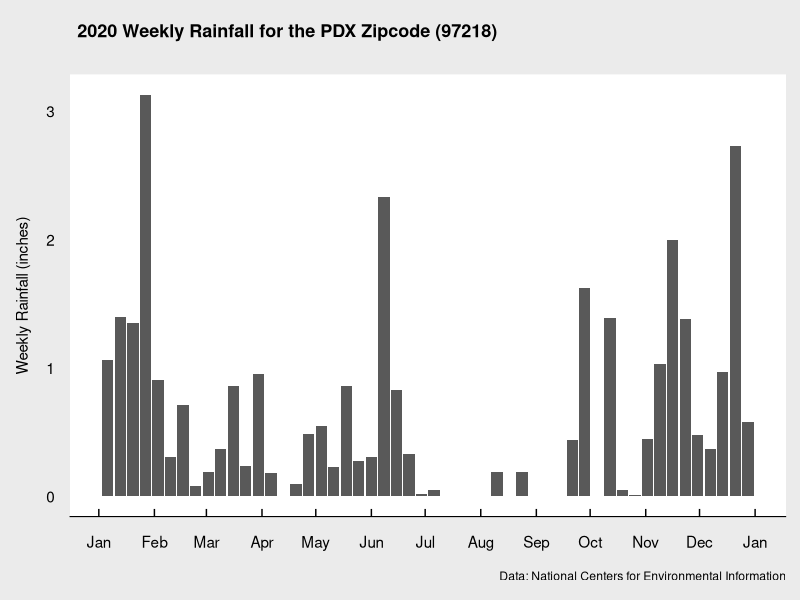
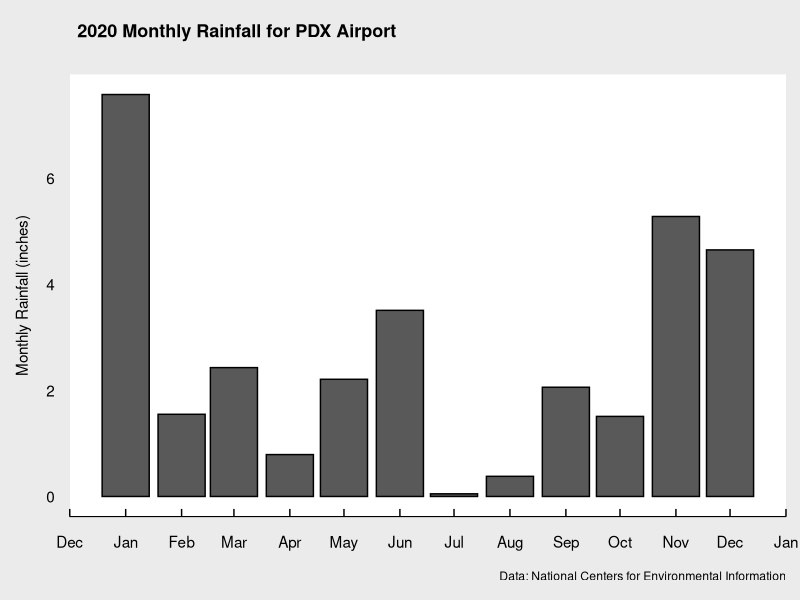
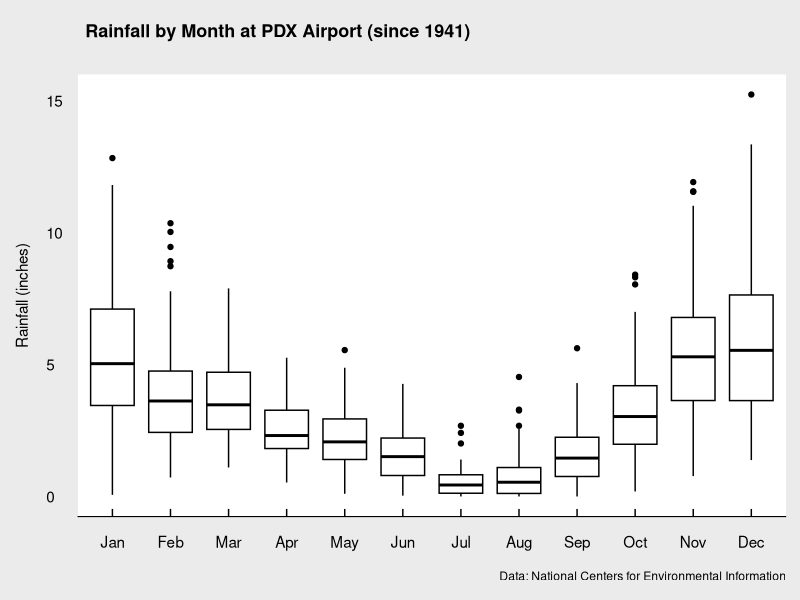
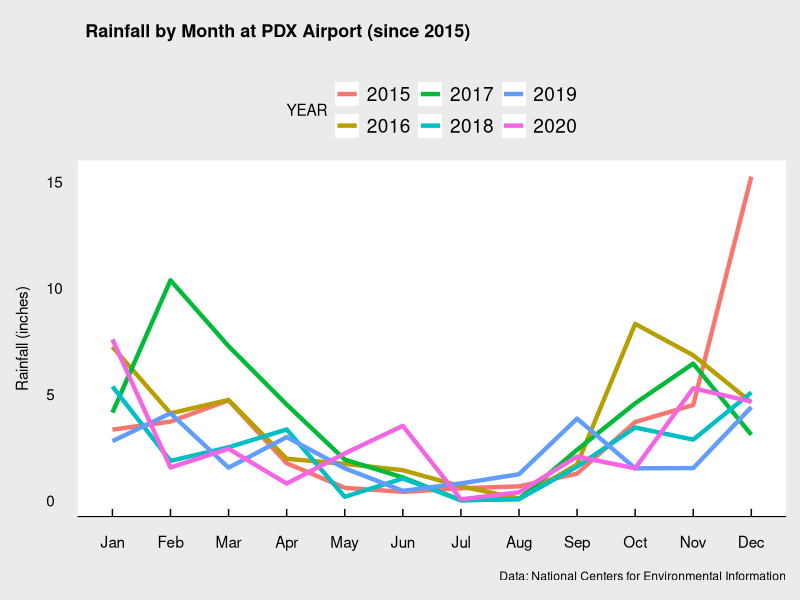
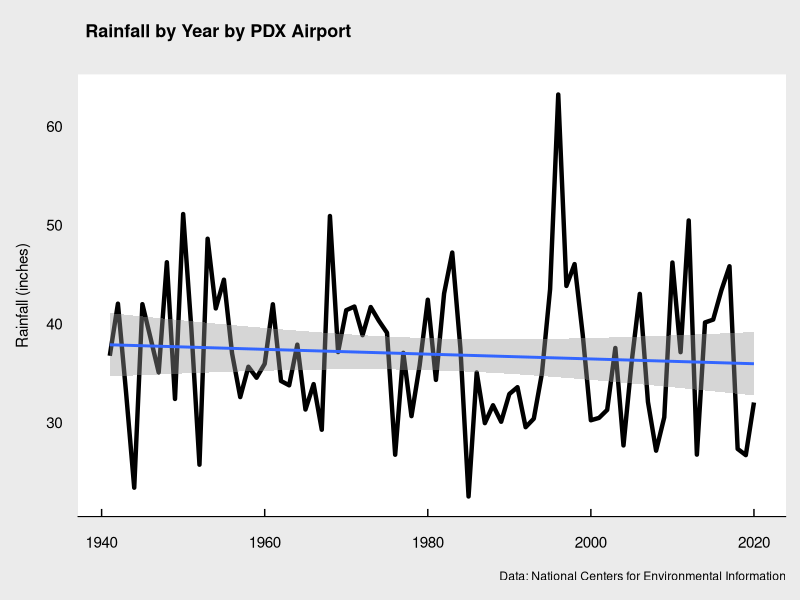
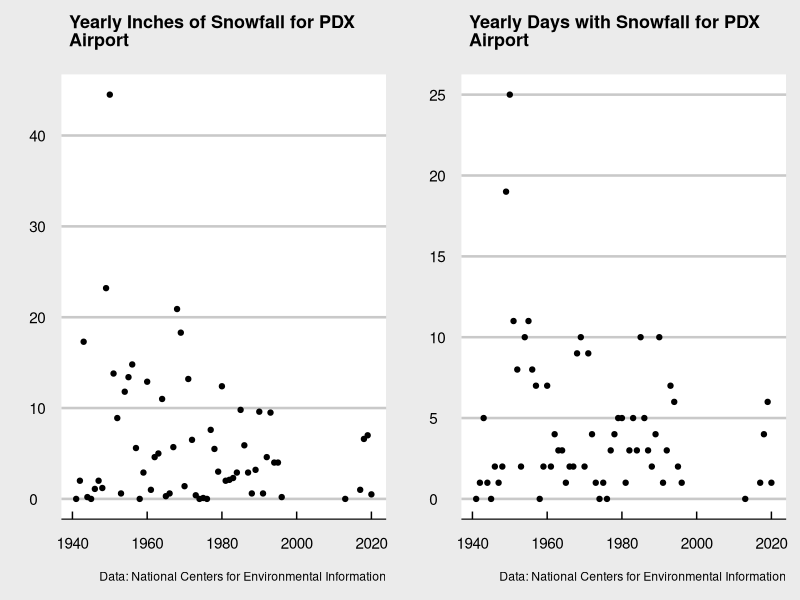
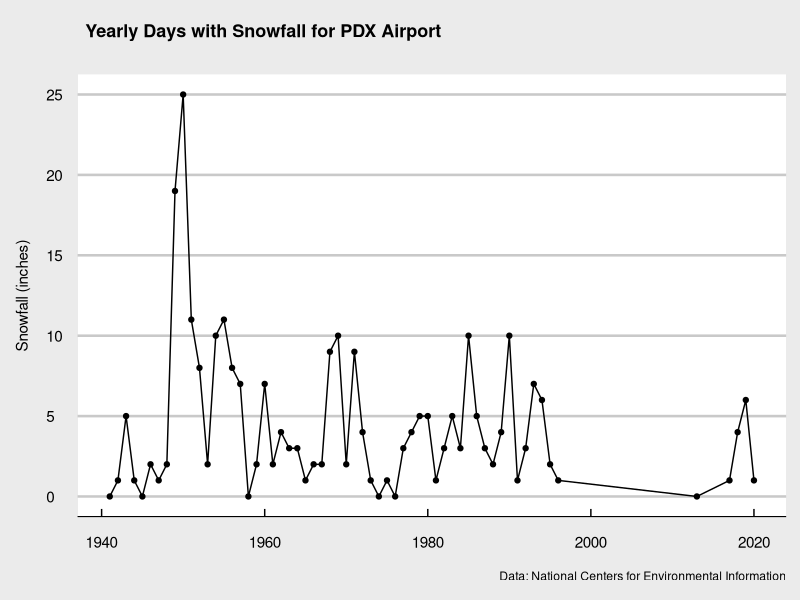

These charts were generated, in order, by the following R code:
## ---- chunk 1
library(cowplot)   # arranging multiple plots in one space
library(ggtext)    # element_textbox_simple
library(ggthemes)  # border around plots
library(formattable) # percent format, maybe use for tables later
library(kableExtra) # printing tables to PDF
library(lubridate) # year, month, yday
library(tidyverse) # read_csv and pipes

# GET DATA from https://www.climate.gov/maps-data/dataset/past-weather-zip-code-data-table
# for zipcode 97218 (includes PDX airport), 1941 - 2020 data available
csv_data <- read_csv('precipitation_data.csv') 
 # PRCP = precipitation
 # SNOW = snowfall
 # SNWD = snow depth

# Rain Data

# extract year, month, day from the date
rain_weekly_2020 <- csv_data %>%
  mutate(YEAR = year(DATE),WEEK=ifelse(week(DATE)==53,52,week(DATE))) %>% # in some years, such as 2019, the 53rd week causes issues, in order to plot the graph with "months" on the axis, I append 53 to 52
  filter(YEAR == '2020' & PRCP > 0) %>%
  select(YEAR,WEEK,PRCP)%>%
  group_by(YEAR,WEEK) %>%
  summarise(RAINFALL = sum(PRCP)) %>%
  mutate(RAIN_DATE = as.Date(paste(YEAR,WEEK,1),"%Y%U %u"))

rain_monthly_2020 <- csv_data %>%
  mutate(MONTH = floor_date(DATE, unit = 'month')) %>%
  filter(PRCP > 0 & year(DATE) == '2020') %>%
  select(MONTH,PRCP,SNOW,SNWD) %>%
  group_by(MONTH) %>%
  summarise(RAINFALL = sum(PRCP)) 

rain_monthly <- csv_data %>%
  filter(is.na(PRCP) == FALSE) %>%
  mutate(YEAR = year(DATE), MONTH = month(DATE)
         ,MONTH_ABB = month.abb[MONTH]) %>%
  select(YEAR,MONTH,MONTH_ABB,RAINFALL=PRCP) %>%
  group_by(YEAR,MONTH,MONTH_ABB) %>%
  summarise(sum(RAINFALL))

rain_yearly <- csv_data %>%
  filter(is.na(PRCP) == FALSE) %>%
  mutate(YEAR = year(DATE)) %>%
  select(YEAR,RAINFALL=PRCP) %>%
  group_by(YEAR) %>%
  summarise(sum(RAINFALL))
  
rain_daily_2020 <- csv_data %>%
  mutate(MONTH = floor_date(DATE, unit = 'month')) %>%
  filter(year(DATE) == '2020') %>%
  select(DATE,MONTH,RAINFALL=PRCP) 

# Snow Data
snowfall <- csv_data %>%
  filter(is.na(SNOW) == FALSE) %>%
  mutate(MONTH = floor_date(DATE, unit = 'month')
         ,YEAR = year(DATE)) %>%
  select(DATE,MONTH,YEAR,SNOW)

snow_inches_per_year <- snowfall %>%
  select(YEAR,SNOW) %>%
  group_by(YEAR) %>%
  tally(sum(SNOW))

snow_days_per_year <- snowfall %>%
  select(YEAR,SNOW) %>%
  group_by(YEAR) %>%
  tally(SNOW > 0)

# snowdepth <- csv_data %>%
#   mutate(MONTH = floor_date(DATE, unit = 'month')
#          ,YEAR = year(DATE)) %>%
#   select(DATE,MONTH,YEAR,SNWD)

# snowdepth_days_per_year <- snowdepth %>%
#   select(YEAR,SNWD) %>%
#   group_by(YEAR) %>%
#   tally(SNWD > 0)
## ---- chunk 2
ggplot() +
  geom_col(data=rain_weekly_2020,mapping = aes(x=RAIN_DATE, y=RAINFALL))+
  scale_x_date(date_labels = "%b", breaks = "month") +
  theme_economist_white() + #theme_minimal() +
  theme( plot.title.position = "panel"
          ,plot.title = element_textbox_simple(
            size = 13,
            lineheight = 1,
            padding = margin(5.5, 5.5, 5.5, 5.5),
            margin = margin(0, 0, 5.5, 0))
         ,panel.grid.major = element_blank()
         ,panel.grid.minor = element_blank()
         #,plot.margin = margin(5,5,5,5)
         ) +
   ggtitle("<b>2020 Weekly Rainfall for the PDX Zipcode (97218)</b>   <br><span style = 'font-size:14pt'>") +
  labs(caption = "Data: National Centers for Environmental Information") +
  xlab('') +
  ylab('Weekly Rainfall (inches)\n')
## ---- chunk 3
ggplot() +
  geom_col(data=rain_monthly_2020, mapping = aes(x=MONTH, y=RAINFALL)
           ,color='black') +
  scale_x_date(date_labels = "%b", breaks = "month") +
  theme_economist_white() + #theme_minimal() +
  theme( plot.title.position = "panel"
         ,plot.title = element_textbox_simple(
           size = 13,
           lineheight = 1,
           padding = margin(5.5, 5.5, 5.5, 5.5),
           margin = margin(0, 0, 5.5, 0))
         ,panel.grid.major = element_blank()
         ,panel.grid.minor = element_blank()
         #,plot.margin = margin(5,5,5,10)
         ,legend.title = element_blank()
         ) +
   ggtitle("<b>2020 Monthly Rainfall for PDX Airport</b>   <br><span style = 'font-size:14pt'>") +
  labs(caption = "Data: National Centers for Environmental Information") +
  xlab('') +
  ylab('Monthly Rainfall (inches)\n')
## ---- chunk 4
ggplot() +
  geom_boxplot(data=rain_monthly
               , mapping = aes(x=reorder(MONTH_ABB,MONTH), y=`sum(RAINFALL)`, group=MONTH_ABB)
               , color='black') +
  #scale_x_date(date_labels = "%b", breaks = "month") +
  theme_economist_white() + #theme_minimal() +
  theme( plot.title.position = "panel"
         ,plot.title = element_textbox_simple(
           size = 13,
           lineheight = 1,
           padding = margin(5.5, 5.5, 5.5, 5.5),
           margin = margin(0, 0, 5.5, 0))
         ,panel.grid.major = element_blank()
         ,panel.grid.minor = element_blank()
         #,plot.margin = margin(5,5,5,10)
         ,legend.title = element_blank()
         ) +
  ggtitle("<b>Rainfall by Month at PDX Airport (since 1941) </b>   <br><span style = 'font-size:14pt'>"
  ) +
  labs(caption = "Data: National Centers for Environmental Information") +
  xlab('') +
  ylab('Rainfall (inches)\n') 
## ---- chunk 5
ggplot() +
  geom_line(rain_monthly %>% filter(YEAR >= 2015) %>% mutate(YEAR = as.character(YEAR))
            , mapping = aes(x=reorder(MONTH_ABB,MONTH),y=`sum(RAINFALL)`
                            , group = YEAR, color = YEAR), size = 1.5) +
  theme_economist_white() + 
  theme( plot.title.position = "panel"
         ,plot.title = element_textbox_simple(
           size = 13,
           lineheight = 1,
           padding = margin(5.5, 5.5, 5.5, 5.5),
           margin = margin(0, 0, 5.5, 0))
         ,panel.grid.major = element_blank()
         ,panel.grid.minor = element_blank()
         #,plot.margin = margin(5,5,5,10)
         #,legend.title = element_blank()
         ) +
  ggtitle("<b>Rainfall by Month at PDX Airport (since 2015) </b>   <br><span style = 'font-size:14pt'>"
  ) +
  labs(caption = "Data: National Centers for Environmental Information") +
  xlab('') +
  ylab('Rainfall (inches)\n') 
## ---- chunk 6
ggplot(rain_yearly 
            , mapping = aes(x=YEAR,y=`sum(RAINFALL)`)) +
  geom_line(size = 1.5) +
  geom_smooth(method = "lm") +
  theme_economist_white() + 
  theme( plot.title.position = "panel"
         ,plot.title = element_textbox_simple(
           size = 13,
           lineheight = 1,
           padding = margin(5.5, 5.5, 5.5, 5.5),
           margin = margin(0, 0, 5.5, 0))
         ,panel.grid.major = element_blank()
         ,panel.grid.minor = element_blank()
         #,plot.margin = margin(5,5,5,10)
         #,legend.title = element_blank()
         ) +
  ggtitle("<b>Rainfall by Year by PDX Airport</b>   <br><span style = 'font-size:14pt'>"
  ) +
  labs(caption = "Data: National Centers for Environmental Information") +
  xlab('') +
  ylab('Rainfall (inches)\n')
## ---- chunk 7
plot_snow_inches <- ggplot() +
  geom_point(data=snow_inches_per_year, mapping = aes(x=YEAR, y=n),color='black') +
  theme_economist_white() + 
  theme( plot.title.position = "panel"
         ,plot.title = element_textbox_simple(
           size = 13,
           lineheight = 1,
           padding = margin(5.5, 5.5, 5.5, 5.5),
           margin = margin(0, 0, 5.5, 0))
         #,panel.grid.major = element_blank()
         ,panel.grid.minor = element_blank()
         #,plot.margin = margin(5,5,5,10)
         ,legend.title = element_blank()
         ) +
  ggtitle("<b>Yearly Inches of Snowfall for PDX Airport</b>   <br><span style = 'font-size:14pt'>") +
  labs(caption = "Data: National Centers for Environmental Information") +
  xlab('') +
  ylab('')

plot_snow_days <- ggplot() +
  geom_point(data=snow_days_per_year, mapping = aes(x=YEAR, y=n),color='black') +
  theme_economist_white() + #theme_minimal() +
  theme( plot.title.position = "panel"
         ,plot.title = element_textbox_simple(
           size = 13,
           lineheight = 1,
           padding = margin(5.5, 5.5, 5.5, 5.5),
           margin = margin(0, 0, 5.5, 0))
         #,panel.grid.major = element_blank()
         ,panel.grid.minor = element_blank()
         #,plot.margin = margin(5,5,5,10)
         ,legend.title = element_blank()
         ) +
  ggtitle("<b>Yearly Days with Snowfall for PDX Airport</b>   <br><span style = 'font-size:14pt'>") +
  labs(caption = "Data: National Centers for Environmental Information") +
  xlab('') +
  ylab('')

plot_grid(plot_snow_inches, plot_snow_days)

## ---- chunk 8
ggplot() +
  geom_line(data=snow_days_per_year, mapping = aes(x=YEAR, y=n)
           ,color='black') +
  geom_point(data=snow_days_per_year, mapping = aes(x=YEAR, y=n)
            ,color='black') +
  #scale_x_date(date_labels = "%b", breaks = "month") +
  theme_economist_white() + #theme_minimal() +
  theme( plot.title.position = "panel"
         ,plot.title = element_textbox_simple(
           size = 13,
           lineheight = 1,
           padding = margin(5.5, 5.5, 5.5, 5.5),
           margin = margin(0, 0, 5.5, 0))
         #,panel.grid.major = element_blank()
         ,panel.grid.minor = element_blank()
         #,plot.margin = margin(5,5,5,10)
         ,legend.title = element_blank()
         ) +
  ggtitle("<b>Yearly Days with Snowfall for PDX Airport</b>   <br><span style = 'font-size:14pt'>") +
  labs(caption = "Data: National Centers for Environmental Information") +
  xlab('') +
  ylab('Snowfall (inches)\n')
## ---- chunk 9
# month/years it has snowed in the years of data
snow_months <- unique(snowfall %>%
  filter(SNOW > 0) %>%
  select(MONTH)) %>% 
  mutate(counter=1, month=month(MONTH,label=TRUE,abbr=FALSE)) %>%
  group_by(month) %>%
  tally(counter) %>%
  mutate('Percent of years that it snowed' = percent(n/length(unique(snowfall$YEAR)),1)) %>%
  select(Month = month,'Number of years with snow' = n,'Percent of years that it snowed')
kable(snow_months) %>% kable_styling() %>% 
  row_spec(0,bold=TRUE, color='black') %>% 
  column_spec(1:3, color='black')
# # month/years it has snowed since 2000
# snowfall_since_2000 <- snowfall %>% filter(YEAR >= 2000)
# snow_months_since2000 <- unique(snowfall %>%
#                         filter(SNOW > 0, YEAR >= 2000) %>%
#                         select(MONTH)) %>% 
#   mutate(counter=1, month=month(MONTH,label=TRUE,abbr=FALSE)) %>%
#   group_by(month) %>%
#   tally(counter) %>%
#   mutate(percent = percent(n/length(unique(snowfall_since_2000$YEAR)),2))
# snow_months_since2000
